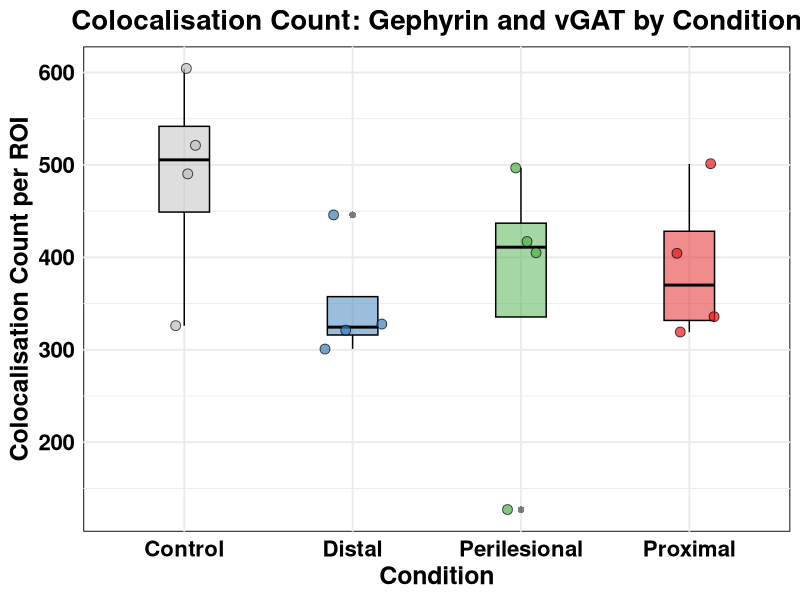
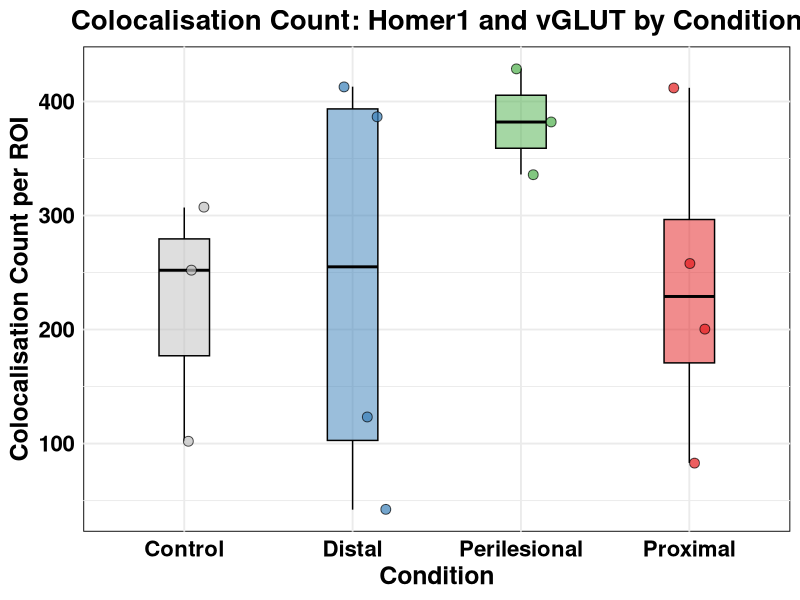
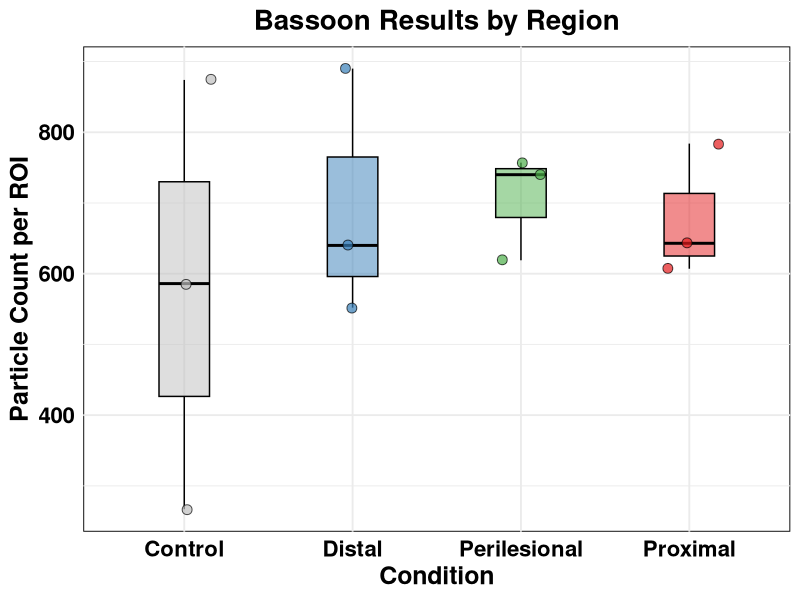

R code for these plots, in order:
# Analysis Synapse results 

# ANOVA 

# Gephyrin and vGat:----- 

# Load necessary libraries
library(tidyr)
library(dplyr)
library(ggplot2)

# Create the dataset
data <- data.frame(
  animal_number = c("SL0171", "SL2389", "SL3437", "SL6617"),
  Control = c(521, 490, 604, 326),
  Perilesional = c(127, 405, 417, 497),
  Proximal = c(319, 336, 404, 501),
  Distal = c(301, 446, 328, 321)
)

# Reshape the data to long format
data_long <- pivot_longer(data, 
                          cols = Control:Distal, 
                          names_to = "condition", 
                          values_to = "value")

# Perform one-way ANOVA
anova_result <- aov(value ~ condition, data = data_long)

# Summary of ANOVA
summary(anova_result)

# Post-hoc test (Tukey's HSD) for pairwise comparisons
tukey_result <- TukeyHSD(anova_result)
print(tukey_result)

# Visualization: Boxplot for Gephyrin and vGAT
gephyrin_vgat_plot <- ggplot(data_long, aes(x = condition, y = value, fill = condition)) +
  geom_boxplot(width = 0.3, outlier.shape = 16, outlier.size = 2, alpha = 0.5, color = "black") +
  geom_jitter(width = 0.2, alpha = 0.7, shape = 21, size = 3, color = "black") +
  scale_fill_manual(
    values = c(
      "Control" = "grey",
      "Perilesional" = "#4DAF4A",
      "Proximal" = "#E41A1C",
      "Distal" = "#377EB8"
    )
  ) +
  labs(
    title = "Colocalisation Count: Gephyrin and vGAT by Condition",
    x = "Condition",
    y = "Colocalisation Count per ROI"
  ) +
  theme_minimal(base_size = 14) +
  theme(
    panel.background = element_rect(fill = "white"),
    plot.background = element_blank(),
    legend.position = "none",
    axis.title = element_text(size = 18, face = "bold"),
    axis.text = element_text(size = 16, color = "black", face = "bold"),
    plot.title = element_text(size = 20, face = "bold", hjust = 0.5)
  )

# Save the plot
ggsave(
  "C:/Users/yperstat/Documents/Studium/IDB_Master/Master_thesis/Neuron_subtype_Stainings/gephyrin_vgat_results_by_condition.png",
  gephyrin_vgat_plot, width = 8, height = 6, dpi = 600
)


# Homer and vglut: ----
# Load necessary libraries
library(lme4)
library(lmerTest)
library(tidyr)
library(dplyr)
library(emmeans)
library(ggplot2)

# Create the dataset
data <- data.frame(
  animal_number = c("SL0171", "SL2389", "SL3437", "SL6617"),
  Control = c(307, 252, NA, 102),
  Perilesional = c(336, 382, 429, NA),
  Proximal = c(258, 412, 83, 200),
  Distal = c(413, 387, 42, 123)
)

# Reshape the data to long format
data_long <- pivot_longer(data, 
                          cols = Control:Distal, 
                          names_to = "condition", 
                          values_to = "value")

# Remove rows with missing values
data_long <- na.omit(data_long)

# Fit the Linear Mixed-Effects Model
lmm <- lmer(value ~ condition + (1 | animal_number), data = data_long)

# Summary of the model
summary(lmm)

# Perform pairwise comparisons
pairwise_results <- emmeans(lmm, pairwise ~ condition, adjust = "tukey")
print(pairwise_results)

# Visualization: Boxplot for Homer1 and vGLUT
homer_vglut_plot <- ggplot(data_long, aes(x = condition, y = value, fill = condition)) +
  geom_boxplot(width = 0.3, outlier.shape = 16, outlier.size = 2, alpha = 0.5, color = "black") +
  geom_jitter(width = 0.2, alpha = 0.7, shape = 21, size = 3, color = "black") +
  scale_fill_manual(
    values = c(
      "Control" = "grey",
      "Perilesional" = "#4DAF4A",
      "Proximal" = "#E41A1C",
      "Distal" = "#377EB8"
    )
  ) +
  labs(
    title = "Colocalisation Count: Homer1 and vGLUT by Condition",
    x = "Condition",
    y = "Colocalisation Count per ROI"
  ) +
  theme_minimal(base_size = 14) +
  theme(
    panel.background = element_rect(fill = "white"),
    plot.background = element_blank(),
    legend.position = "none",
    axis.title = element_text(size = 18, face = "bold"),
    axis.text = element_text(size = 16, color = "black", face = "bold"),
    plot.title = element_text(size = 20, face = "bold", hjust = 0.5)
  )

# Save the plot
ggsave(
  "C:/Users/yperstat/Documents/Studium/IDB_Master/Master_thesis/Neuron_subtype_Stainings/homer_vglut_results_by_condition.png",
  homer_vglut_plot, width = 8, height = 6, dpi = 600
)

# Bassoon: ----
# Load necessary libraries
library(tidyr)
library(dplyr)
library(ggplot2)
library(lme4)
library(lmerTest)
library(emmeans)

# Create the dataset
data <- data.frame(
  animal_ID = c("SL6940", "SL6940", "SL6940", "SL6940", "SL0171", "SL2390", "SL2390", "SL2390", "SL2390", "SL2390", 
                "SL6617", "SL6617", "SL6617", "SL6617", "SL6617"),
  region = c("Proximal", "middle", "Distal", "Perilesional", "Control", "Control", "Proximal", "middle", 
             "Distal", "Perilesional", "Control", "Proximal", "middle", "Distal", "Perilesional"),
  count = c(607, 536, 552, 757, 267, 586, 784, 809, 890, 740, 874, 643, 684, 640, 619)
)

# Remove the "middle" region
data_filtered <- data %>% filter(region != "middle")

# Fit the Linear Mixed-Effects Model
lmm <- lmer(count ~ region + (1 | animal_ID), data = data_filtered)

# Summary of the model
summary(lmm)

# Post-hoc pairwise comparisons
pairwise_results <- emmeans(lmm, pairwise ~ region, adjust = "tukey")
print(pairwise_results)

# Visualization: Bassoon Results by Region
bassoon_plot <- ggplot(data_filtered, aes(x = region, y = count, fill = region)) +
  geom_boxplot(width = 0.3, outlier.shape = 16, outlier.size = 2, alpha = 0.5, color = "black") +
  geom_jitter(width = 0.2, alpha = 0.7, shape = 21, size = 3, color = "black") +
  scale_fill_manual(
    values = c(
      "Control" = "grey",
      "Perilesional" = "#4DAF4A",
      "Proximal" = "#E41A1C",
      "Distal" = "#377EB8"
    )
  ) +
  labs(
    title = "Bassoon Results by Region",
    x = "Condition",
    y = "Particle Count per ROI"
  ) +
  theme_minimal(base_size = 14) +
  theme(
    panel.background = element_rect(fill = "white"),
    plot.background = element_blank(),
    legend.position = "none",
    axis.title = element_text(size = 18, face = "bold"),
    axis.text = element_text(size = 16, color = "black", face = "bold"),
    plot.title = element_text(size = 20, face = "bold", hjust = 0.5)
  )

# Save the plot
ggsave(
  "C:/Users/yperstat/Documents/Studium/IDB_Master/Master_thesis/Neuron_subtype_Stainings/bassoon_results_by_region.png",
  bassoon_plot, width = 8, height = 6, dpi = 600
)
